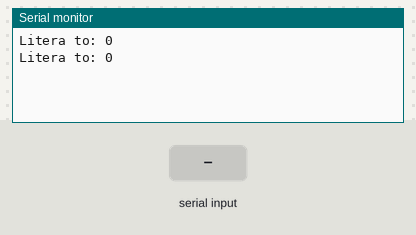
Recording of a sketch running on a simulated Arduino Uno, built with avr-gcc and run on an emulated ATmega328P. Parts: the last lines printed to the serial monitor. Inputs (shaded band) come from the test bench.

Above: at 1.2 s.
1.3 s: "1" received over Serial
At 2.6 s:
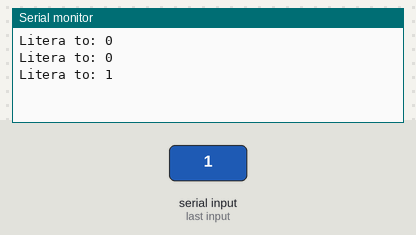
2.8 s: "2" received over Serial
At 3.8 s:
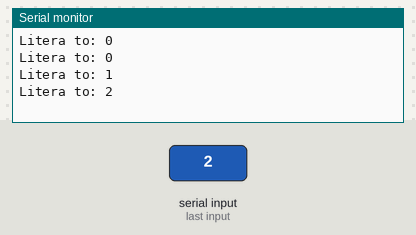
Timing chart, 0 to 5.8 s (numbered marks = the images above; inputs shaded):
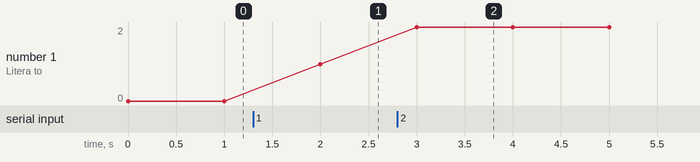

The sketch:

Ex07.ino
```cpp
char incomingChar = '0';

void setup() {
  Serial.begin(9600);
}

void loop() {
  if (Serial.available() > 0)
    incomingChar = Serial.read();
  Serial.print("Litera to: ");
  Serial.println(incomingChar);
  delay(1000);
}

// Pamietac o 8 bit/chara
```

Measured:
- after the input at 1.3 s, the serial monitor: prints a new line after 0.70 s (image 1)
- after the input at 2.8 s, the serial monitor: prints a new line after 0.20 s (image 2)
- plotted number 1: 0 → 1 after the input at 1.3 s, 1 → 2 after the input at 2.8 s
